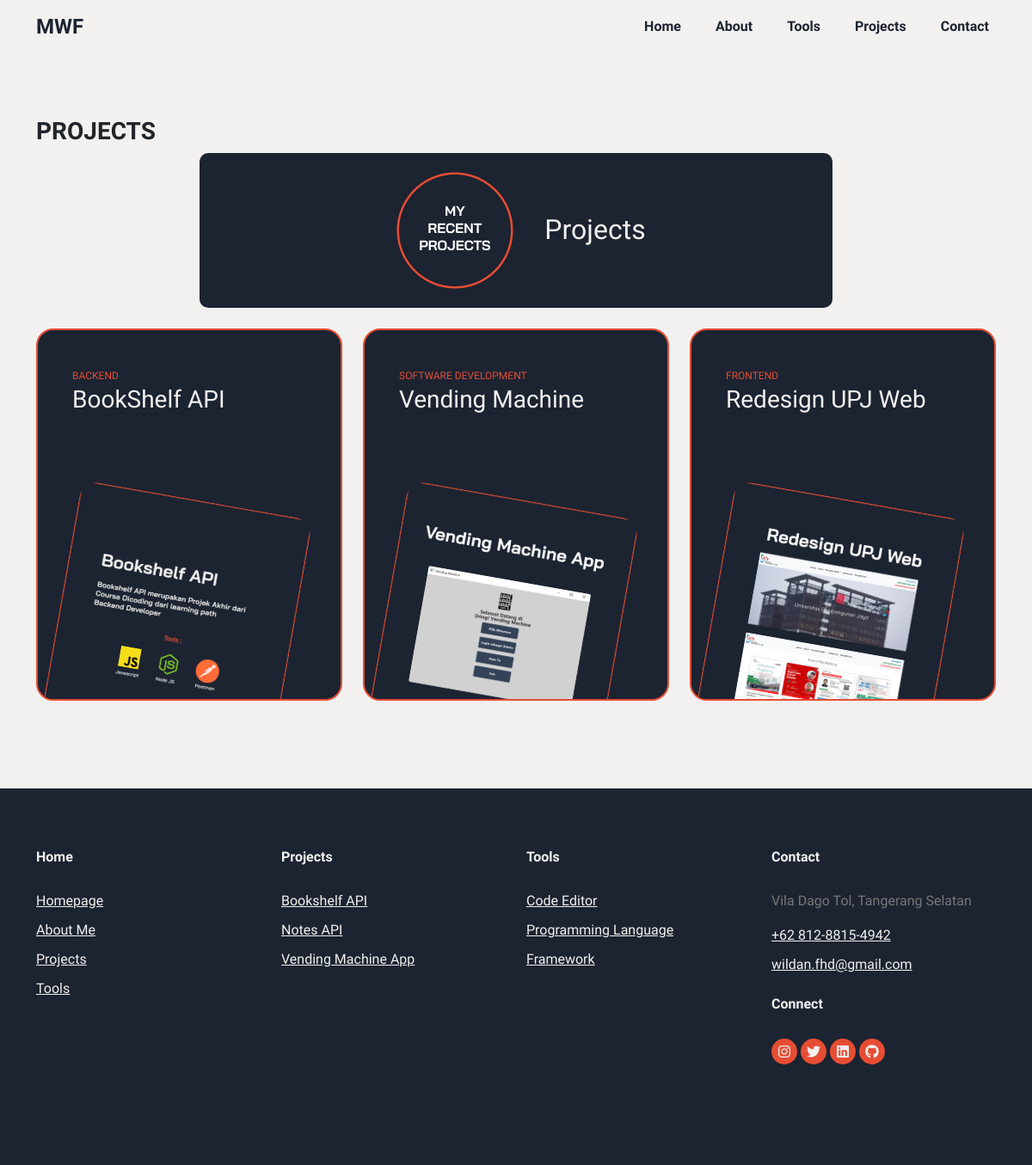
Page /user/projects.php on the committed database.
### tables this page shows
CREATE TABLE `projects` (
  `id` int(11) NOT NULL,
  `heading` varchar(30) NOT NULL,
  `headerimg` varchar(30) NOT NULL,
  `pro_title_1` varchar(50) NOT NULL,
  `pro_img_1` varchar(30) NOT NULL,
  `pro_title_2` varchar(50) NOT NULL,
  `pro_img_2` varchar(30) NOT NULL,
  `pro_title_3` varchar(50) NOT NULL,
  `pro_img_3` varchar(30) NOT NULL
);

### user/projects.php (the view, shortened to what this page needs)
<!DOCTYPE html>
<html lang="en">
<head>
    <link href="https://cdn.jsdelivr.net/npm/bootstrap@5.2.2/dist/css/bootstrap.min.css" rel="stylesheet">
    <link rel="stylesheet" href="https://cdnjs.cloudflare.com/ajax/libs/font-awesome/6.2.0/css/all.min.css">
    <link rel="stylesheet" href="../magnific-popup.css?php echo time(); ?>">
    <link rel="stylesheet" href="../style.css?php echo time(); ?>">
</head>
<body>
    <?php
        require_once "../controllers/header.php";
    ?>
    <main>
    <section class="projects section-padding" id="section_4" style="margin-top: 50px;">
                <div class="container">
                <div class="section-title mt-5 mt-md-0">
                    <h3 class="text-uppercase fw-bold">Projects</h3>
    </div>
                    <div class="row">
                        <div class="col-lg-8 col-md-8 col-12 mx-auto">
                            <div class="section-title-wrap d-flex justify-content-center align-items-center mb-4">
                            <?php
                                include "../controllers/koneksi.php";
                                $querySQL = "SELECT * FROM projects";
                                $execQuerySQL = mysqli_query($koneksi, $querySQL);
                                if(mysqli_num_rows($execQuerySQL) > 0) {
                                    while($row = mysqli_fetch_assoc($execQuerySQL)) {
                            ?>
                                <img src="../assets/img/<?= $row['headerimg']?>" class="avatar-image img-fluid" alt="">
                                <h2 class="ms-4 mb-0 text-capitalize" style="color: #F2F1EF"><?= $row['heading']?></h2>
                            </div>
                        </div>
                        <div class="col-lg-4 col-md-6 col-12">
                            <div class="projects-thumb">
                                <div class="projects-info">
                                    <small class="projects-tag text-uppercase">BackEnd</small>
                                    <h3 class="projects-title"><a href="https://github.com/wildanfhd/new-bookshelf-api" style="text-decoration: none; color:#F2F1EF;" class="project-link"><?= $row['pro_title_1']?></a></h3>
                                </div>
                                <a href="../assets/img/projects/<?= $row['pro_img_1']?>" class="popup-image">
                                    <img src="../assets/img/projects/<?= $row['pro_img_1']?>" class="projects-image img-fluid" alt="">
                                </a>
                            </div>
                        </div>
                        <div class="col-lg-4 col-md-6 col-12">
                            <div class="projects-thumb">
                                <div class="projects-info">
                                    <small class="projects-tag">Software Development</small>
                                    <h3 class="projects-title"><a href="https://github.com/wildanfhd/Vending-Machine" style="text-decoration: none; color:#F2F1EF;" class="project-link"><?= $row['pro_title_2'] ?></a></h3>
                                </div>
                                <a href="../assets/img/projects/<?= $row['pro_img_2'] ?>" class="popup-image">
                                    <img src="../assets/img/projects/<?= $row['pro_img_2'] ?>" class="projects-image img-fluid" alt="">
                                </a>
                            </div>
                        </div>
                        <div class="col-lg-4 col-md-6 col-12">
                            <div class="projects-thumb">
                                <div class="projects-info">
                                    <small class="projects-tag">FrontEnd</small>
                                    <h3 class="projects-title"><a href="https://github.com/wildanfhd/Pemrograman-Web/tree/master/tugas-web" style="text-decoration: none; color:#F2F1EF;" class="project-link"><?= $row['pro_title_3']?></a></h3>
                                </div>
                                <a href="../assets/img/projects/<?= $row['pro_img_3']?>" class="popup-image">
                                    <img src="../assets/img/projects/<?= $row['pro_img_3']?>" class="projects-image img-fluid" alt="">
                                </a>
                                <?php
                                        }
                                    }
                                ?>
                            </div>
                        </div>
                    </div>
                </div>
            </section>
    </main>
    <?php
        require_once "../controllers/footer-alt.php";
    ?>
</body>
</html>

### controllers/header.php (shortened to what this page needs)
<!DOCTYPE html>
<html lang="en">
<head>
    <link href="https://cdn.jsdelivr.net/npm/bootstrap@5.2.2/dist/css/bootstrap.min.css" rel="stylesheet">
    <link rel="stylesheet" href="https://cdnjs.cloudflare.com/ajax/libs/font-awesome/6.2.0/css/all.min.css">
    <link rel="stylesheet" href="../style.css?php echo time(); ?>">
</head>
<body>
    <nav class="navbar navbar-expand-lg navbar-custom navbar-light fixed-top">
        <div class="container-lg">
                <a class="navbar-brand fw-bold fs-4" href="../controllers/index.php">MWF</a>
                <div class="collapse navbar-collapse" id="navbarNav">
                    <div class="navbar-nav ms-auto">
                        <a class="nav-link ms-4" aria-current="page" href="../controllers/index.php" >Home</a>
                        <a class="nav-link ms-4" href="../user/about.php">About</a>
                        <a class="nav-link ms-4" href="../user/tools.php">Tools</a>
                        <a class="nav-link ms-4" href="../user/projects.php">Projects</a>
                        <a class="nav-link ms-4" href="../user/contact.php">Contact</a>
                    </div>
                </div>
    </nav>
</body>
</html>

### controllers/footer-alt.php (shortened to what this page needs)
<!DOCTYPE html>
<html lang="en">
<head>
    <link rel="stylesheet" href="https://cdnjs.cloudflare.com/ajax/libs/font-awesome/6.2.0/css/all.min.css">
</head>
<body>
<div class="site-footer">
    <div class="container">
    <div class="row">
        <div class="col-lg-3">
        <div class="widget">
            <h3>Home</h3>
            <ul class="list-unstyled float-left links">
            <li><a href="#">Homepage</a></li>
            <li><a href="#">About Me</a></li>
            <li><a href="#">Projects</a></li>
            <li><a href="#">Tools</a></li>
            </ul>
        </div>
        </div>
        <div class="col-lg-3">
        <div class="widget">
            <h3>Projects</h3>
            <ul class="list-unstyled float-left links">
            <li><a href="#">Bookshelf API</a></li>
            <li><a href="#">Notes API</a></li>
            <li><a href="#">Vending Machine App</a></li>
            </ul>
        </div>
        </div>
        <div class="col-lg-3">
        <div class="widget">
            <h3>Tools</h3>
            <ul class="list-unstyled float-left links">
            <li><a href="#">Code Editor</a></li>
            <li><a href="#">Programming Language</a></li>
            <li><a href="#">Framework</a></li>
            </ul>
        </div>
        </div>
        <div class="col-lg-3">
        <div class="widget">
            <h3>Contact</h3>
            <address style="color: #777; ">Vila Dago Tol, Tangerang Selatan</address>
            <ul class="list-unstyled links mb-4">
            <li><a href="tel://11234567890">+62 812-8815-4942</a></li>
            <li><a href="mailto:wildan.fhd@gmail.com">wildan.fhd@gmail.com</a></li>
            </ul>
            <h3>Connect</h3>
            <ul class="list-unstyled social">
            <li><a href="https://www.instagram.com/wildanfhd/"><span class="fa-brands fa-instagram"></span></a></li>
            <li><a href="https://twitter.com/wildeone_f"><span class="fa-brands fa-twitter"></span></a></li>
            <li><a href="https://www.linkedin.com/in/muhammad-wildan-fadhilah/"><span class="fa-brands fa-linkedin"></span></a></li>
            <li><a href="https://github.com/wildanfhd
            "><span class="fa-brands fa-github"></span></a></li>
            </ul>
        </div>
        </div>
    </div>
    </div>
</div>
</body>
</html>

### style.css (style rules this page uses)
body { background-color: #F2F1EF; font-family: 'Bai Jamjuree', sans-serif; }
.nav-link::after { color: #E64D33; }
.navbar-brand { color: #1c2331; }
.navbar-custom { background-color: #F3F1EF; }
.navbar .navbar-nav .nav-link { color: #1c2331; font-size: 16px; font-weight: 600; }
.projects-thumb { background: #1c2331; border: 2px solid #E64D33; border-radius: 20px; position: relative; overflow: hidden; margin-top: 24px; margin-bottom: 24px; padding: 40px; transition: all ease 0.5s; }
.projects-thumb .popup-image { display: block; width: 100%; height: 100%; }
.projects-image { border-radius: 20px; display: block; width: 100%; transform: rotate(10deg) translateY(80px); transition: all ease 0.5s; }
.projects-title { margin-bottom: 20px; color: #F2F1EF; }
.projects-tag { font-size: 12px; font-weight: 500; color: #E64D33; text-transform: uppercase; margin-bottom: 5px; }
.section-title-wrap { background: #1c2331; border-radius: 10px; padding: 10px 30px; }
.section-padding { padding-bottom: 70px; }
.avatar-image { border-radius: 100px; width: 160px; height: 160px; object-fit: cover; }
.services .col-lg-10 .row .col-lg-6:last-child, .projects .col-lg-4:last-child { margin-bottom: 0; }
.projects-thumb { margin-top: 0; margin-bottom: 32px; }
.site-footer { padding: 70px 0; background-color: #1c2331; }
.site-footer a { color: #F2F1EF; position: relative; display: inline-block; }
.site-footer .widget { margin-bottom: 40px; display: block; }
.site-footer .widget h3 { font-size: 16px; color: #F2F1EF; font-weight: 700; margin-bottom: 30px; }
.site-footer .widget .links li { margin-bottom: 10px; }
.site-footer .social li { display: inline-block; }
.site-footer .social li a { display: inline-block; width: 30px; height: 30px; position: relative; background: #E64D33; border-radius: 50%; color: #F2F1EF; }
.site-footer .social li a:before { display: none; }
.site-footer .social li a > span { position: absolute; top: 50%; left: 50%; -webkit-transform: translate(-50%, -50%); -ms-transform: translate(-50%, -50%); transform: translate(-50%, -50%); }

### rows in the picture
projects: headerimg (picture), heading "Projects", pro_title_1 "BookShelf API", pro_img_1 (picture), pro_title_2 "Vending Machine", pro_img_2 (picture), pro_title_3 "Redesign UPJ Web", pro_img_3 (picture)
